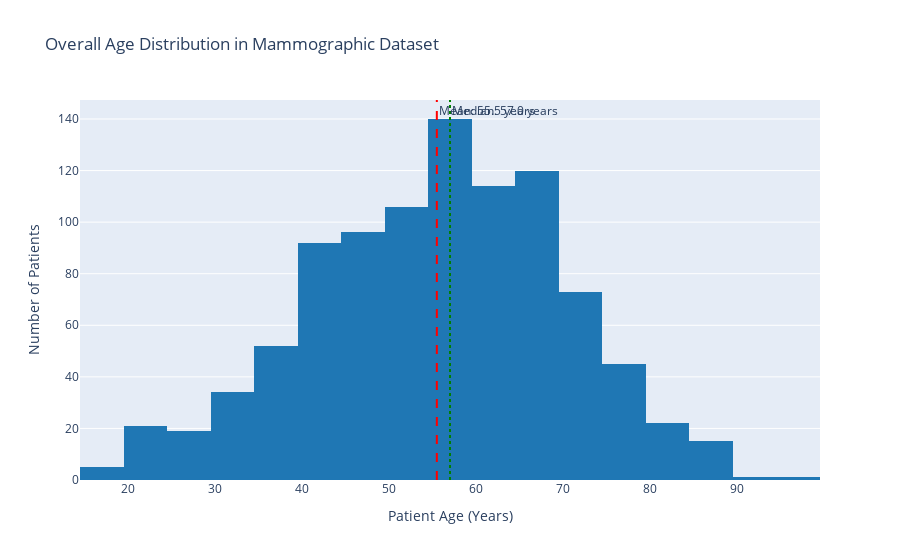

Write notebook code for a chart like this one.
### Code cell
# VISUALIZATION 2: Overall Age Distribution Histogram
# Simple histogram to understand the general age distribution in the dataset
# This provides baseline understanding of patient demographics

print("\n=== CREATING VISUALIZATION 2: AGE DISTRIBUTION HISTOGRAM ===")

# Create histogram of age distribution using Plotly Express
# Histograms are ideal for showing the distribution of continuous variables
# This helps identify if age distribution is normal, skewed, or has outliers
fig2 = px.histogram(
    df, 
    x='Age', 
    nbins=30,  # Use 30 bins for good granularity without over-binning
    title='Overall Age Distribution in Mammographic Dataset',
    labels={'Age': 'Patient Age (Years)', 'count': 'Number of Patients'},
    color_discrete_sequence=['#1f77b4']  # Use consistent color scheme
)

# Update layout for better presentation
fig2.update_layout(
    xaxis_title="Patient Age (Years)",
    yaxis_title="Number of Patients",
    showlegend=False  # No legend needed for single-series histogram
)

# Add statistical annotations to the plot for better interpretation
age_mean = df['Age'].mean()
age_median = df['Age'].median()

# Add vertical lines for mean and median
fig2.add_vline(x=age_mean, line_dash="dash", line_color="red", 
               annotation_text=f"Mean: {age_mean:.1f} years")
fig2.add_vline(x=age_median, line_dash="dot", line_color="green", 
               annotation_text=f"Median: {age_median:.1f} years")

# Display the second visualization
fig2.show()

print("✓ Age histogram visualization created successfully")
print(f"  Mean age: {age_mean:.1f} years, Median age: {age_median:.1f} years")
print(f"  Age range: {df['Age'].min():.0f} to {df['Age'].max():.0f} years")

### Figure 1 — Plotly figure (JSON) as saved in the notebook; plotly's stock layout.template omitted (floating-point values rounded to 4 significant figures; data arrays with more than 128 entries replaced by an {"elided": "..."} marker saying what was removed)
{"data": [{"bingroup": "x", "hovertemplate": "Patient Age (Years)=%{x}<br>count=%{y}<extra></extra>", "legendgroup": "", "marker": {"color": "#1f77b4", "pattern": {"shape": ""}}, "name": "", "nbinsx": 30, "orientation": "v", "showlegend": false, "type": "histogram", "x": {"elided": "961 float values"}, "xaxis": "x", "yaxis": "y"}], "layout": {"annotations": [{"showarrow": false, "text": "Mean: 55.5 years", "x": 55.49, "xanchor": "left", "xref": "x", "y": 1, "yanchor": "top", "yref": "y domain"}, {"showarrow": false, "text": "Median: 57.0 years", "x": 57, "xanchor": "left", "xref": "x", "y": 1, "yanchor": "top", "yref": "y domain"}], "barmode": "relative", "legend": {"tracegroupgap": 0}, "shapes": [{"line": {"color": "red", "dash": "dash"}, "type": "line", "x0": 55.49, "x1": 55.49, "xref": "x", "y0": 0, "y1": 1, "yref": "y domain"}, {"line": {"color": "green", "dash": "dot"}, "type": "line", "x0": 57, "x1": 57, "xref": "x", "y0": 0, "y1": 1, "yref": "y domain"}], "showlegend": false, "title": {"text": "Overall Age Distribution in Mammographic Dataset"}, "xaxis": {"anchor": "y", "domain": [0, 1], "title": {"text": "Patient Age (Years)"}}, "yaxis": {"anchor": "x", "domain": [0, 1], "title": {"text": "Number of Patients"}}}}
